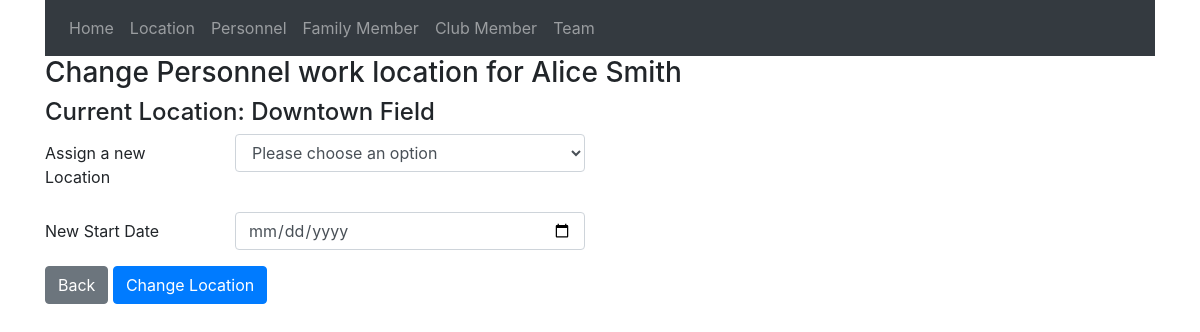
Page /Personnel/change_location/1 on the earlier database version.
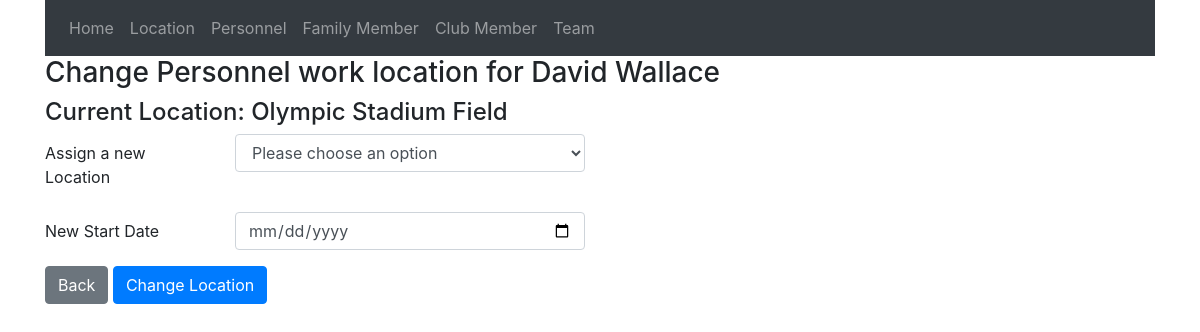
Same page on the later database version.
### tables this page shows
CREATE TABLE Personnel (
    personnel_id INT AUTO_INCREMENT PRIMARY KEY,
    first_name VARCHAR(50) NOT NULL,
    last_name VARCHAR(50) NOT NULL,
    ssn CHAR(9) NOT NULL UNIQUE,
    medicare_number VARCHAR(30) UNIQUE,
    date_of_birth DATE NOT NULL,
    address VARCHAR(200),
    city VARCHAR(100),
    province VARCHAR(50),
    postal_code VARCHAR(12),
    phone_number VARCHAR(20),
    email VARCHAR(100),
    personnel_role ENUM('Administrator','Captain','Coach','Assistant Coach','Other') NOT NULL,
    mandate ENUM('Volunteer','Salaried') NOT NULL
);

CREATE TABLE Location (
    location_id INT AUTO_INCREMENT PRIMARY KEY,
    location_name VARCHAR(100) NOT NULL,
    location_type ENUM('Head','Branch') NOT NULL,
    address VARCHAR(200),
    city VARCHAR(100),
    province VARCHAR(50),
    postal_code VARCHAR(12),
    web_address VARCHAR(255),
    max_capacity INT

);

### app/core/app.php (called while the page is built, shortened)
<?php
    class App{
        protected $currentMethod = 'index';
        public function __construct()
        {
            $url = $this->parseURL();
            $url = $url ?? [];
            if(isset($url[0]) && file_exists(__DIR__ . '/../controllers/' . $url[0] . '.php')){
                unset($url[0]);
            }
            $this->currentController = new $this->currentController;
            if(isset($url[1])){
                if(method_exists($this->currentController, $url[1])){
                    $this->currentMethod = $url[1];
                    unset($url[1]);
                }
            }
            $this->params = $url ? array_values($url) : [];
            call_user_func_array([$this->currentController, $this->currentMethod], $this->params);
        }
        public function parseURL(){
            if(isset($_GET['url'])){
                $url = rtrim($_GET['url'], '/');
                $url = filter_var($url, FILTER_SANITIZE_URL);
                $url = explode('/',$url);
                return $url;
            }
            return [];
        }
    }

### public/index.php (called while the page is built, shortened)
<?php
    $init = new App;
?>

### app/core/Model.php (called while the page is built, shortened)
<?php
class Model
{
    private $host = DB_HOST;
    private $user = DB_USER;
    private $pass = DB_PASS;
    private $dbname = DB_NAME;
    private $dbh;
    private $stmt;
    public function __construct()
    {
        $dsn = 'mysql:host=' . $this->host . ';dbname=' . $this->dbname;
        $options = array(
            PDO::ATTR_PERSISTENT => true,
            PDO::ATTR_ERRMODE => PDO::ERRMODE_EXCEPTION
        );
        try {
            $this->dbh = new PDO($dsn, $this->user, $this->pass, $options);
        } catch (PDOException $e) {
            $this->error = $e->getMessage();
            echo $this->error;
        }
    }
    public function query($sql)
    {
        $this->stmt = $this->dbh->prepare($sql);
    }
    public function bind($param, $value, $type = null)
    {
        if (is_null($type)) {
            switch (true) {
                default:
                    $type = PDO::PARAM_STR;
            }
        }
        $this->stmt->bindValue($param, $value, $type);
    }
    public function execute()
    {
        return $this->stmt->execute();
    }
    public function getSingle(){
        $this->execute();
        return $this->stmt->fetch(PDO::FETCH_OBJ);
    }
}

### app/models/personnel_model.php (called while the page is built, shortened)
<?php
class personnel_model extends Model{
    public function get_personnel($personnel_id){
        $this->query("SELECT * FROM personnel WHERE personnel_id = :personnel_id");
        $this->bind(":personnel_id",$personnel_id);
        return $this->getSingle();
    }
    public function get_current_personnel_location($personnel_id){
        $this->query("SELECT location.location_id, location.location_name FROM EmployedAt
                        JOIN location ON EmployedAt.location_id = location.location_id
                        WHERE EmployedAt.personnel_id = :personnel_id AND EmployedAt.end_date IS NULL");
        $this->bind(":personnel_id",$personnel_id);
        return $this->getSingle();
    }
}
?>

### app/views/Personnel/change_location.php (the view, shortened to what this page needs)
<?php require APPROOT . '/views/includes/header.php';  ?>
<form method="post" action="<?= URLROOT; ?>/Personnel/change_location/<?= $data['personnel']->personnel_id ?>">
    <h3>Change Personnel work location for <?= $data['personnel']->first_name ?> <?= $data['personnel']->last_name ?></h3>
    <h4>Current Location: <?= $data['current_location']->location_name ?></h4>
    <div class="form-group row">
    <label for="location_input" class="col-sm-2 col-form-label">Assign a new Location</label>
        <div class="col-sm-4">
            <select id="location_input" class="form-control" name="location_id" required>
                <option value="" disabled selected hidden>Please choose an option</option>
            </select>
        </div>
    </div>
    <div class="form-group row">
        <label for="start_date_input" class="col-sm-2 col-form-label">New Start Date</label>
            <div class="col-sm-4">
                <input type="date" class="form-control" id="start_date_input" name="start_date" required>
            </div>
    </div>
    <button type="button" class="btn btn-secondary" onclick="window.location.href='<?= URLROOT; ?>/Personnel/edit_personnel/<?= $data['personnel']->personnel_id ?>'">Back</button>
    <button type="submit" class="btn btn-primary" name="submit">Change Location</button>
</form>
<?php require APPROOT . '/views/includes/footer.php'; ?>

Differences in the rows shown:
changed personnel: first_name "Alice" → "David"; last_name "Smith" → "Wallace"
changed location: location_name "Downtown Field" → "Olympic Stadium Field"
